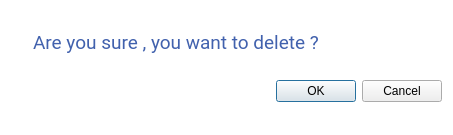
<?xml version="1.0" encoding="UTF-8"?>
<ui version="4.0">
 <class>Dialog</class>
 <widget class="QDialog" name="Dialog">
  <property name="geometry">
   <rect>
    <x>0</x>
    <y>0</y>
    <width>453</width>
    <height>135</height>
   </rect>
  </property>
  <property name="windowTitle">
   <string>Dialog</string>
  </property>
  <property name="windowIcon">
   <iconset resource="nx.qrc">
    <normaloff>:/newPrefix/images/icon.png</normaloff>:/newPrefix/images/icon.png</iconset>
  </property>
  <property name="styleSheet">
   <string notr="true">background-color: rgb(255, 255, 255);</string>
  </property>
  <layout class="QGridLayout" name="gridLayout">
   <item row="0" column="0">
    <widget class="QLabel" name="label_2">
     <property name="sizePolicy">
      <sizepolicy hsizetype="Fixed" vsizetype="Fixed">
       <horstretch>0</horstretch>
       <verstretch>0</verstretch>
      </sizepolicy>
     </property>
     <property name="text">
      <string/>
     </property>
     <property name="pixmap">
      <pixmap>:/newPrefix/images/ques.png</pixmap>
     </property>
     <property name="scaledContents">
      <bool>false</bool>
     </property>
    </widget>
   </item>
   <item row="1" column="0" colspan="2">
    <widget class="QDialogButtonBox" name="del_buttonBox">
     <property name="styleSheet">
      <string notr="true">background:none;</string>
     </property>
     <property name="orientation">
      <enum>Qt::Horizontal</enum>
     </property>
     <property name="standardButtons">
      <set>QDialogButtonBox::Cancel|QDialogButtonBox::Ok</set>
     </property>
    </widget>
   </item>
   <item row="0" column="1">
    <widget class="QLabel" name="label">
     <property name="font">
      <font>
       <family>Roboto</family>
       <pointsize>14</pointsize>
       <weight>50</weight>
       <bold>false</bold>
      </font>
     </property>
     <property name="styleSheet">
      <string notr="true">color: rgb(65, 97, 173);
margin-left:5px;</string>
     </property>
     <property name="text">
      <string>Are you sure , you want to delete ?</string>
     </property>
    </widget>
   </item>
  </layout>
 </widget>
 <resources>
  <include location="nx.qrc"/>
 </resources>
 <connections>
  <connection>
   <sender>del_buttonBox</sender>
   <signal>accepted()</signal>
   <receiver>Dialog</receiver>
   <slot>accept()</slot>
   <hints>
    <hint type="sourcelabel">
     <x>248</x>
     <y>254</y>
    </hint>
    <hint type="destinationlabel">
     <x>157</x>
     <y>274</y>
    </hint>
   </hints>
  </connection>
  <connection>
   <sender>del_buttonBox</sender>
   <signal>rejected()</signal>
   <receiver>Dialog</receiver>
   <slot>reject()</slot>
   <hints>
    <hint type="sourcelabel">
     <x>316</x>
     <y>260</y>
    </hint>
    <hint type="destinationlabel">
     <x>286</x>
     <y>274</y>
    </hint>
   </hints>
  </connection>
 </connections>
</ui>
